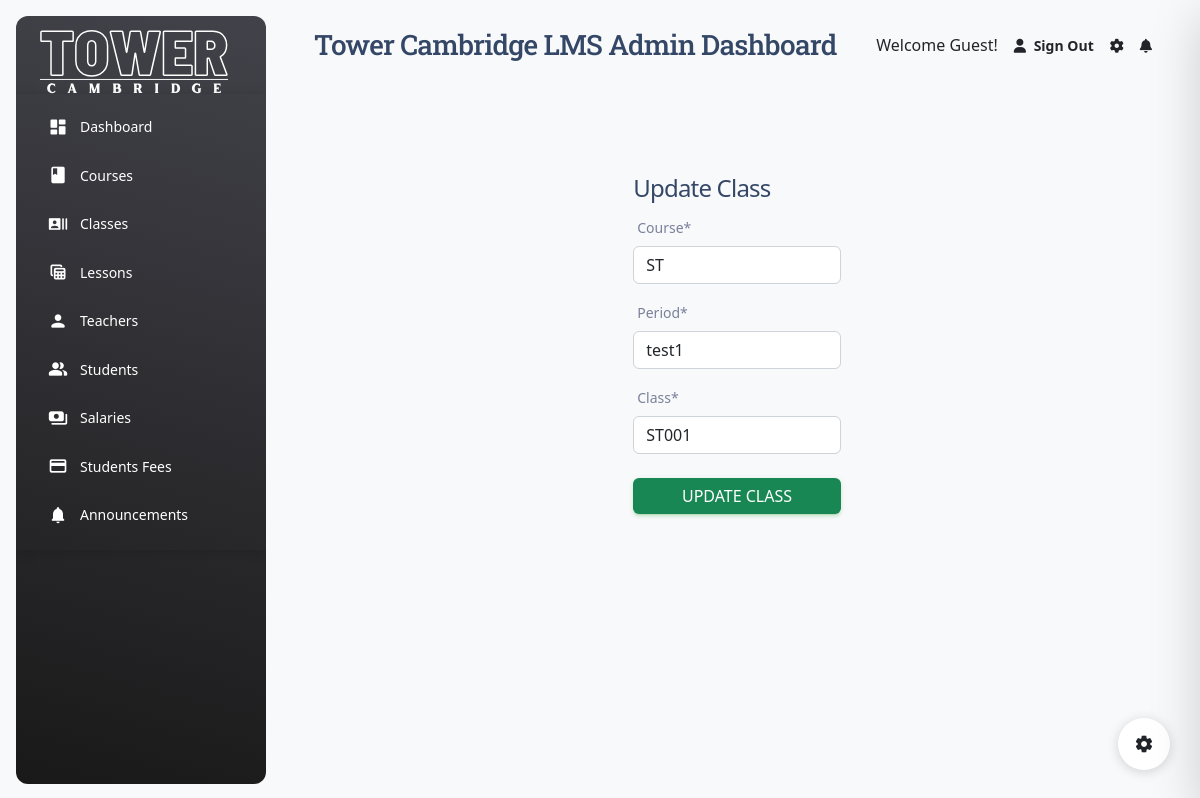
/updateclass/3, run on the app's committed database.
### tower_api/models.py (models this page shows, shortened)
class Course(models.Model):
    STARTERS = 'ST'
    MOVERS = 'MV'
    FLYERS = 'FL'
    KET = 'KT'
    PET = 'PT'
    FCE = 'FC'
    COURSE_CHOICES = [
        (STARTERS, 'Starters'),
        (MOVERS, 'Movers'),
        (FLYERS, 'Flyers'),
        (KET, 'KET'),
        (PET, 'PET'),
        (FCE, 'FCE'),
    ]
    course = models.CharField(
        max_length=2,
        choices=COURSE_CHOICES,
        default=STARTERS,
    )
    def __str__(self):
        return self.course

class Period(models.Model):
    course = models.ForeignKey(Course, related_name='periods', on_delete=models.CASCADE)
    period = models.CharField(max_length=15)
    def __str__(self):
        return self.period

class Clss(models.Model):
    course = models.ForeignKey(Course, related_name='clss', on_delete=models.CASCADE)
    period = models.ForeignKey(Period, related_name='clss', on_delete=models.CASCADE)
    clss = models.CharField(max_length=15)

### towerweb/views.py (the view)
# urls.py: path('updateclass/<int:id>', update_class, name='updateclass'),
def update_class(request, id):
    clss = Clss.objects.get(id=id)
    form = ClassForm(instance=clss)
    if request.method =='POST':
        form = ClassForm(request.POST, instance=clss)
        if form.is_valid():
            form.save()
            return redirect('classes')
    context = {
        'form': form,
    }
    return render(request, 'towerweb/updateclass.html', context)

### towerweb/forms.py
class ClassForm(forms.ModelForm):
    class Meta:
        model = Clss
        fields = ['course', 'period', 'clss']
        labels = {'course': 'Course', 'period': 'Period', 'clss': 'Class'}

### towerweb/templates/towerweb/updateclass.html (shortened to what this page needs)
{% extends 'towerweb/adminsidebar.html' %}
{% load crispy_forms_tags %}
{% block content %}
<!doctype html>
<html lang="en">
  <head>
    <link href="https://cdn.jsdelivr.net/npm/bootstrap@5.2.1/dist/css/bootstrap.min.css" rel="stylesheet">
  </head>
  <body>
    <div class="m-auto">
        <div class="row w-25 m-auto">
            <h4 class="mt-6">Update Class</h4>
            <form method="post" class="form mt-1">
                <div class="form-row mb-4">
                    <div class="form-group col mb-3">
                        {{ form.course | as_crispy_field }}
                    </div>
                    <div class="form-group col mb-3">
                        {{ form.period|as_crispy_field }}
                    </div>
                    <div class="form-group col mb-3">
                        {{ form.clss|as_crispy_field }}
                    </div>
                </div>
                <div class="d-grid gap-2">
                    <button type="submit" value="update" class="btn btn-success justify-content-center">Update Class</button>
                  </div>
            </form>
        </div>
    </div>
  </body>
</html>
{% endblock content %}

### data on the page
Course: course "ST"
Period: period "test1"
Clss: clss "ST001"
